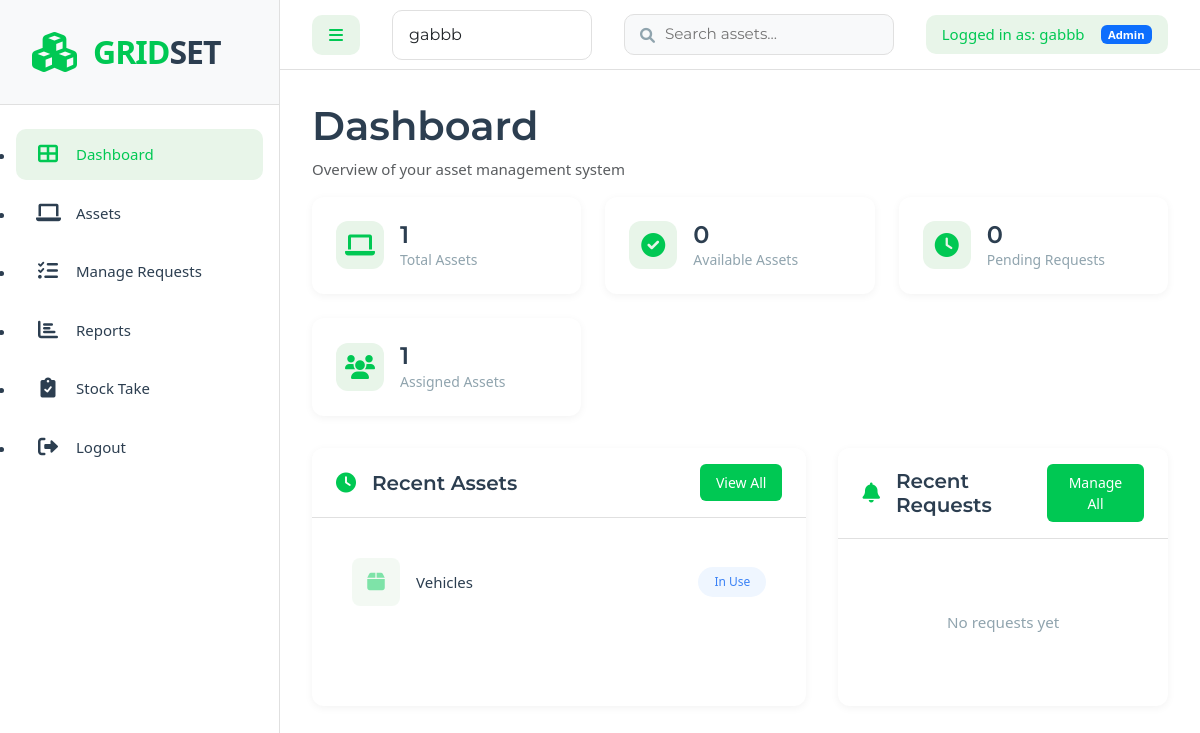
The app's page /dashboard/ (signed in), older data.
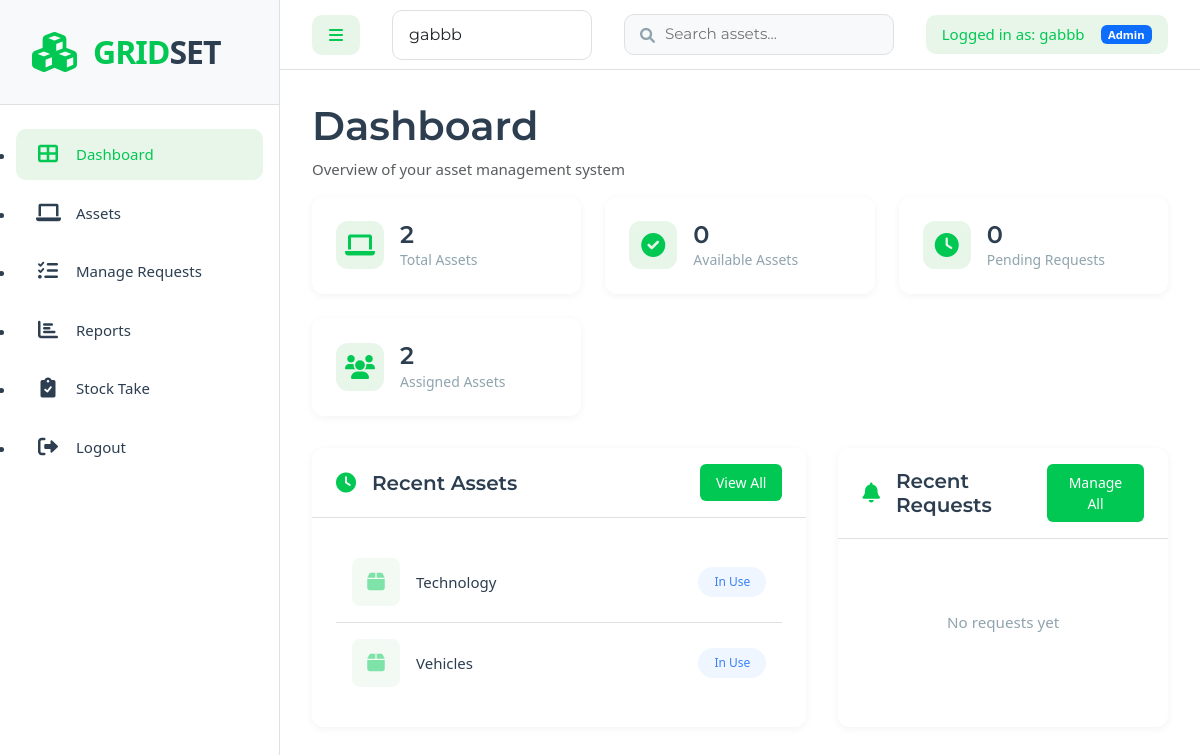
The same page, newer data.
### assets/models.py (models this page shows, shortened)
class Asset(models.Model):
    STATUS_CHOICES = [
        ('available', 'Available'),
        ('in_use', 'In Use'),
        ('maintenance', 'Under Maintenance'),
        ('retired', 'Retired')
    ]
    CATEGORY_CHOICES = [
        ('furniture', 'Furniture'),
        ('technology', 'Technology'),
        ('vehicles', 'Vehicles'),
        ('office_supplies', 'Office Supplies'),
        ('machinery', 'Machinery / Equipment')
    ]
    asset_no = models.CharField(max_length=50, unique=True, editable=False, default='TEMP-ASSET-0000')
    serial_no = models.CharField(max_length=100, null=True, blank=True)
    purchase_date = models.DateField(null=True, blank=True)
    purchase_cost = models.DecimalField(max_digits=12, decimal_places=2, null=True, blank=True)
    condition = models.CharField(max_length=100, null=True, blank=True)
    depreciation = models.DecimalField(max_digits=5, decimal_places=2, null=True, blank=True, help_text="Depreciation rate in %")
    supplier = models.CharField(max_length=255, null=True, blank=True)
    warranty = models.CharField(max_length=100, null=True, blank=True)
    description = models.TextField(blank=True)
    category = models.CharField(max_length=50, choices=CATEGORY_CHOICES)
    department = models.ForeignKey(Department, on_delete=models.CASCADE)
    status = models.CharField(max_length=20, choices=STATUS_CHOICES, default='available')
    assigned_to = models.ForeignKey(User, on_delete=models.SET_NULL, null=True, blank=True, related_name='assigned_assets')
    created_at = models.DateTimeField(auto_now_add=True)
    updated_at = models.DateTimeField(auto_now=True)
    image = models.ImageField(upload_to='assets/', null=True, blank=True)
    class Meta:
        ordering = ['-created_at']

### assets/views.py (the view)
# urls.py: path('dashboard/', views.dashboard, name='dashboard'),
@login_required
def dashboard(request):
    context = {
        'total_assets': Asset.objects.count(),
        'available_assets': Asset.objects.filter(status='available').count(),
        'pending_requests': AssetRequest.objects.filter(approved__isnull=True).count(),
        'assigned_assets': Asset.objects.filter(status='in_use').count(),
        'recent_assets': Asset.objects.all()[:5],
        'recent_requests': AssetRequest.objects.all()[:5],
    }
    return render(request, 'assets/dashboard.html', context)

### assets/views.py (called while the page is built)
def get_context_data(request):
    context = {}
    if settings.DEBUG:
        context['available_users'] = User.objects.all().order_by('-is_staff', 'username')
        context['debug'] = True
    return context

### assets/templates/assets/dashboard.html (shortened to what the changed rows need)
{% extends 'assets/base.html' %}
{% block content %}
<div class="page-header">
    <div class="header-content">
        <h1>Dashboard</h1>
    </div>
</div>
<div class="dashboard-grid">
    <div class="stats-row">
        <div class="stat-card">
            <div class="stat-content">
                <h3>{{ total_assets }}</h3>
                <p>Total Assets</p>
            </div>
        </div>
        <div class="stat-card">
            <div class="stat-content">
                <h3>{{ assigned_assets }}</h3>
                <p>Assigned Assets</p>
            </div>
        </div>
    </div>
    <div class="dashboard-content">
        <div class="content-card">
            <div class="card-header">
                <div class="header-title">
                    <h2>Recent Assets</h2>
                </div>
            </div>
            <div class="recent-assets">
                {% for asset in recent_assets %}
                <div class="asset-item">
                    <div class="asset-info">
                        {% if asset.image %}
                            <img src="{{ asset.image.url }}" alt="{{ asset.name }}" class="asset-thumbnail">
                        {% else %}
                            <div class="asset-thumbnail placeholder">
                                <i class="fas fa-box"></i>
                            </div>
                        {% endif %}
                        <div>
                            <span class="category">{{ asset.get_category_display }}</span>
                        </div>
                    </div>
                    <span class="status-badge status-{{ asset.status }}">
                        {{ asset.get_status_display }}
                    </span>
                </div>
                {% empty %}
                <div class="empty-state">
                    <p>No assets added yet</p>
                    <a href="{% url 'asset_create' %}" class="btn btn-primary btn-sm">Add Asset</a>
                </div>
                {% endfor %}
            </div>
        </div>
        <div class="content-card">
            <div class="card-header">
                <div class="header-title">
                    <h2>Recent Requests</h2>
                </div>
            </div>
        </div>
    </div>
</div>
{% endblock %}

Row changes from the older to the newer data that the page shows:
added Asset: category "Technology", status "In Use"
Text that changed along with them:
{{ total_assets }}: "1" → "2"
{{ assigned_assets }}: "1" → "2"
